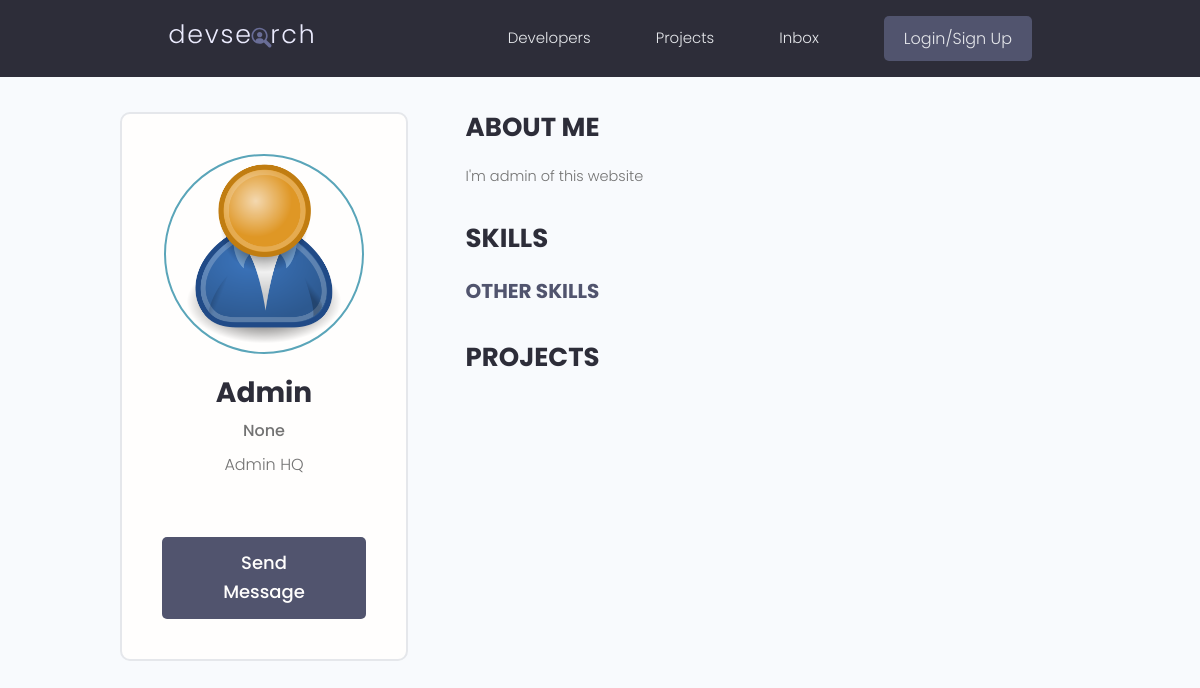
/profile/0766fab3-efaf-4e5e-bd2d-847d5711904f/, run on an earlier commit of the app's database.
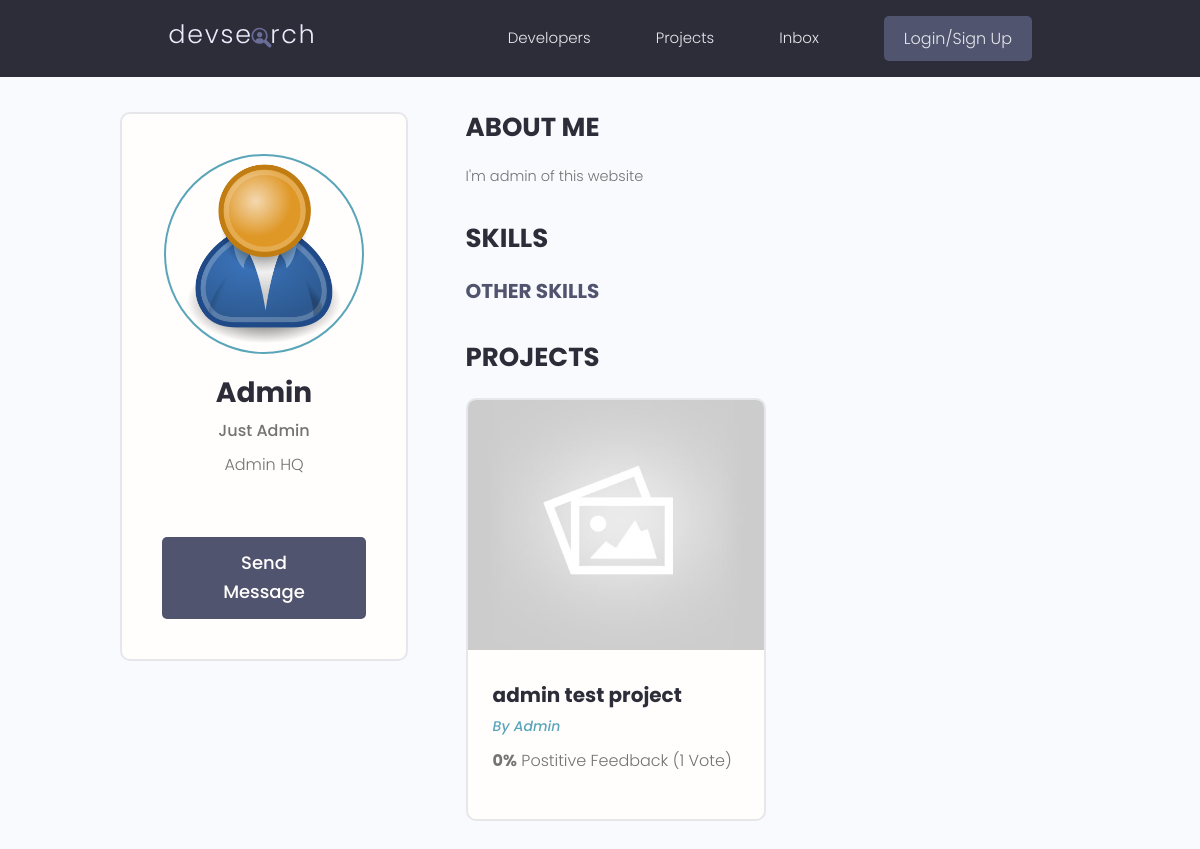
And on a later commit of the database.
### users/models.py (models this page shows, shortened)
class Profile(models.Model):
    user=models.OneToOneField(User, on_delete=models.CASCADE, null=True,blank=True)
    name=models.CharField(max_length=200,null=True,blank=True)
    email=models.EmailField(max_length=500,null=True,blank=True)
    username=models.CharField(max_length=200,null=True,blank=True)
    location=models.CharField(max_length=200,null=True,blank=True)
    short_intro=models.CharField(max_length=200,null=True,blank=True)
    bio=models.TextField(null=True,blank=True)
    profile_image=models.ImageField(null=True,blank=True,default="profiles/user-default.png", upload_to='profiles/')
    social_github=models.CharField(max_length=200,null=True,blank=True)
    social_twitter=models.CharField(max_length=200,null=True,blank=True)
    social_linkedin=models.CharField(max_length=200,null=True,blank=True)
    social_youtube=models.CharField(max_length=200,null=True,blank=True)
    social_website=models.CharField(max_length=200,null=True,blank=True)
    created=models.DateTimeField(auto_now_add=True)
    id=models.UUIDField(default=uuid.uuid4,unique=True,primary_key=True,editable=False)

### projects/models.py (models this page shows, shortened)
class Project(models.Model):
    owner=models.ForeignKey(Profile,null=True, blank=True,on_delete=models.SET_NULL)
    title=models.CharField(max_length=200)
    description=models.TextField(null=True,blank=True)
    featured_image=models.ImageField(null=True,blank=True,default='default.jpeg')
    demo_link=models.CharField(max_length=2000,null=True,blank=True)
    source_link=models.CharField(max_length=2000,null=True,blank=True)
    tags=models.ManyToManyField('Tag',blank=True)
    vote_total=models.IntegerField(default=0, null=True,blank=True)
    vote_ratio=models.IntegerField(default=0, null=True,blank=True)
    created=models.DateTimeField(auto_now_add=True)
    id=models.UUIDField(default=uuid.uuid4,unique=True,primary_key=True,editable=False)

### users/views.py (the view)
# urls.py: path('profile/<str:pk>/',views.userProfile,name="user-profile"),
def userProfile(request,pk):
    profile=Profile.objects.get(id=pk)
    topSkills=profile.skill_set.exclude(description__exact="")
    otherSkills=profile.skill_set.filter(description="")
    context={'profile':profile,'topSkills':topSkills,'otherSkills':otherSkills}
    return render(request,'users/user-profile.html',context)

### users/templates/users/user-profile.html (shortened to what this page needs)
{% extends 'main.html' %}
{% block content %}
<main class="profile my-md">
    <div class="container">
      <div class="layout">
        <div class="column column--1of3">
          <div class="card text-center">
            <div class="card__body dev">
              <img class="avatar avatar--xl" src="{{profile.profile_image.url}}" />
              <h2 class="dev__name">{{profile.name}}</h2>
              <p class="dev__title">{{profile.short_intro}}</p>
              <p class="dev__location">{{profile.location}}</p>
              <a href="#" class="btn btn--sub btn--lg">Send Message </a>
            </div>
          </div>
        </div>
        <div class="column column--2of3">
          <div class="devInfo">
            <h3 class="devInfo__title">About Me</h3>
            <p class="devInfo__about">
              {{profile.bio}}
            </p>
          </div>
          <div class="devInfo">
            <h3 class="devInfo__title">Skills</h3>
            <div class="devInfo__skills">
              <h3 class="devInfo__subtitle">Other Skills</h3>
            </div>
          </div>
          <div class="devInfo">
            <h3 class="devInfo__title">Projects</h3>
            <div class="grid grid--two">
            {% for project in profile.project_set.all %}
              <div class="column">
                <div class="card project">
                  <a href="{% url 'project' project.id %}" class="project">
                    <img class="project__thumbnail" src="{{project.featured_image.url}}" alt="project thumbnail" />
                    <div class="card__body">
                      <h3 class="project__title">{{project.title}}</h3>
                      <p><a class="project__author" href="{% url 'user-profile' project.owner.id %}">By {{project.owner.name}}</a></p>
                      <p class="project--rating">
                        <span style="font-weight: bold;">{{project.vote_ratio}}%</span> Postitive
                        Feedback ({{project.vote_total}} Vote{{project.vote_total|pluralize:"s"}})
                      </p>
                    </div>
                  </a>
                </div>
              </div>
              {% endfor %}
            </div>
          </div>
        </div>
      </div>
    </div>
  </main>
{% endblock content%}

What changed in the data, as far as the page shows it:
changed Profile "Admin": short_intro "None" → "Just Admin"
added Project: featured_image (placeholder picture), title "admin test project", owner.name "Admin", vote_ratio "0", vote_total "1"
